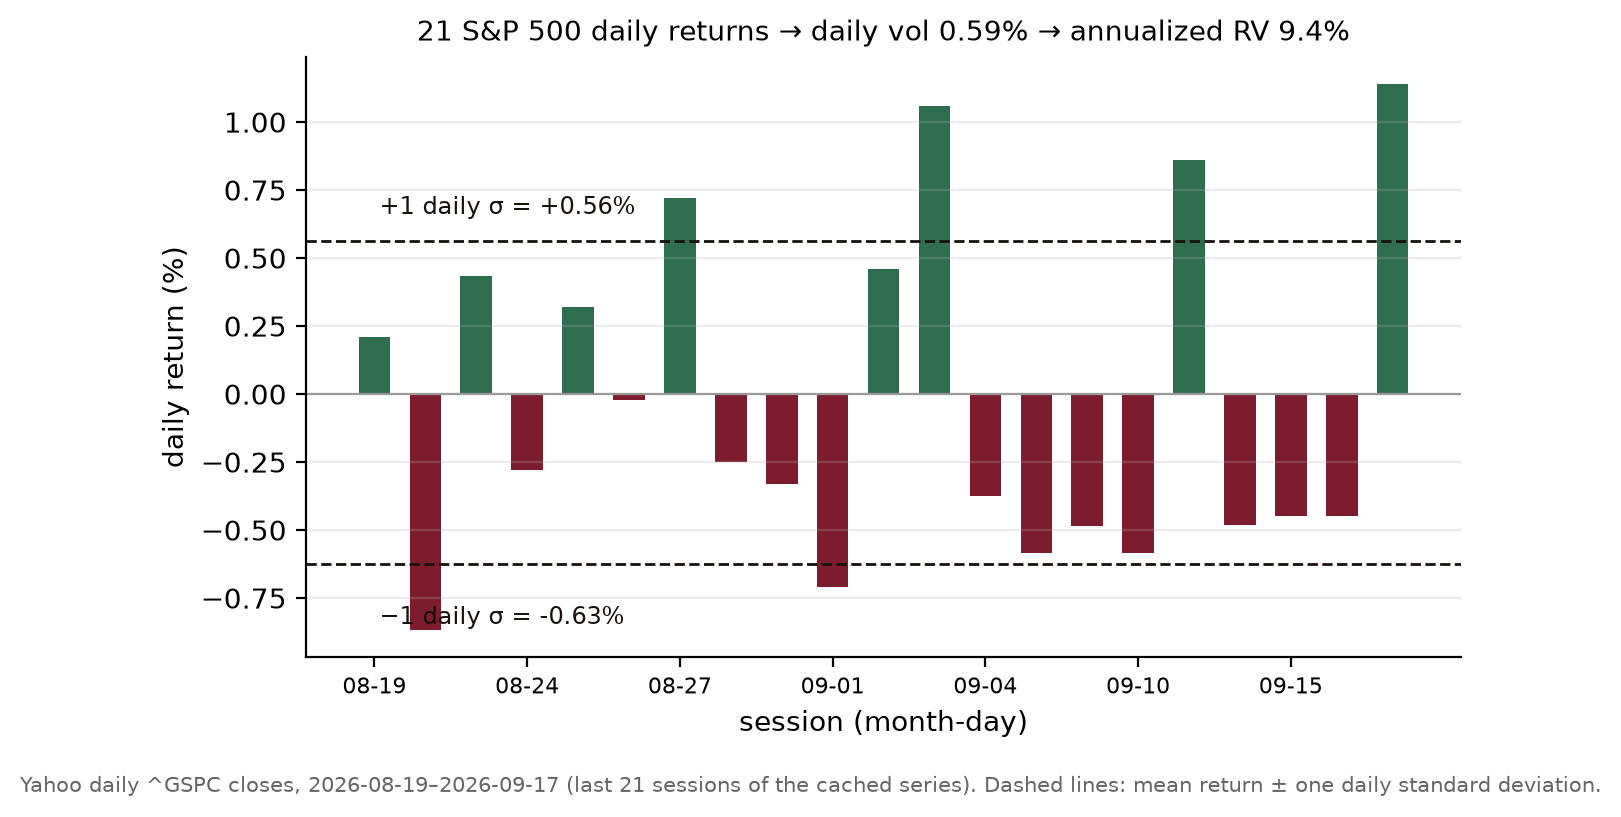

Generate this figure with Python:
"""
Figure (RV walkthrough) - close-to-close realized volatility, computed by hand
on the last ~21 S&P 500 sessions.

Free data: daily S&P 500 (^GSPC) closes from Yahoo Finance's public chart API,
cached to data/spx_daily.csv so the figure is reproducible offline and stable.
The script takes the most recent 22 closes (-> 21 daily returns, roughly one
trading month), computes each day's simple percent return, the mean return,
each day's deviation from the mean, the squared deviations, the average squared
deviation (variance), the daily volatility (its square root), and the
annualized realized volatility (x sqrt(252)). The FULL day-by-day table is
printed so the paper can reproduce it verbatim.

No estimator search, no window tuning: 21 returns (one trading month) was fixed
in advance as the standard textbook window.

Reproducible:
    python fig_rv_walkthrough.py     # numpy, matplotlib; stdlib urllib/json
"""
import os, json, csv, socket, urllib.request, datetime as dt
import numpy as np
import matplotlib
matplotlib.use("Agg")
import matplotlib.pyplot as plt

HERE = os.path.dirname(os.path.abspath(__file__))
DATA = os.path.join(HERE, "data")
os.makedirs(DATA, exist_ok=True)
CACHE = os.path.join(DATA, "spx_daily.csv")


def load_prices():
    if os.path.exists(CACHE):
        dates, close = [], []
        with open(CACHE) as f:
            for row in csv.DictReader(f):
                dates.append(row["date"]); close.append(float(row["close"]))
        return dates, np.array(close)
    socket.setdefaulttimeout(30)
    url = "https://query1.finance.yahoo.com/v8/finance/chart/%5EGSPC?range=15y&interval=1d"
    req = urllib.request.Request(url, headers={"User-Agent": "Mozilla/5.0"})
    j = json.loads(urllib.request.urlopen(req).read())
    r = j["chart"]["result"][0]
    ts, cl = r["timestamp"], r["indicators"]["quote"][0]["close"]
    dates, close = [], []
    for t, c in zip(ts, cl):
        if c is None:
            continue
        dates.append(dt.datetime.utcfromtimestamp(t).strftime("%Y-%m-%d"))
        close.append(float(c))
    with open(CACHE, "w", newline="") as f:
        w = csv.writer(f); w.writerow(["date", "close"])
        for d, c in zip(dates, close):
            w.writerow([d, f"{c:.4f}"])
    return dates, np.array(close)


dates, close = load_prices()
N = 21                                   # returns in the window (fixed in advance)
d = dates[-(N + 1):]                     # 22 closes -> 21 returns
c = close[-(N + 1):]
r = (c[1:] / c[:-1] - 1.0) * 100.0       # simple percent returns

mean = r.mean()
dev = r - mean
dev2 = dev ** 2
var = dev2.mean()                        # average squared deviation (population)
daily_vol = np.sqrt(var)                 # percent per day
ANN = np.sqrt(252.0)
ann_vol = daily_vol * ANN                # percent per year

# ---- full table for the paper ----
print("day | date | close | return_% | dev_from_mean | dev_squared")
for i in range(N):
    print(f"{i+1:2d} | {d[i+1]} | {c[i+1]:9.2f} | {r[i]:+7.3f} | {dev[i]:+7.3f} | {dev2[i]:7.4f}")
print(f"mean_return_pct={mean:+.4f}")
print(f"sum_dev2={dev2.sum():.4f}  avg_dev2(variance)={var:.4f}")
print(f"daily_vol_pct={daily_vol:.4f}  sqrt252={ANN:.4f}  annualized_RV_pct={ann_vol:.2f}")
print(f"window={d[1]}..{d[-1]}  first_close={c[0]:.2f} ({d[0]})")

# ---- figure ----
fig, ax = plt.subplots(figsize=(6.8, 3.9))
x = np.arange(N)
colors = ["#2f6d4f" if v >= 0 else "#7c1c2c" for v in r]
ax.bar(x, r, color=colors, width=0.62)
ax.axhline(0, color="#999", lw=0.8)
ax.axhline(mean + daily_vol, color="#17120e", lw=1.0, ls="--")
ax.axhline(mean - daily_vol, color="#17120e", lw=1.0, ls="--")
ax.annotate(f"+1 daily σ = {mean + daily_vol:+.2f}%", xy=(0.1, mean + daily_vol),
            xytext=(0.1, mean + daily_vol + 0.10), fontsize=8.6, color="#17120e")
ax.annotate(f"−1 daily σ = {mean - daily_vol:+.2f}%", xy=(0.1, mean - daily_vol),
            xytext=(0.1, mean - daily_vol - 0.22), fontsize=8.6, color="#17120e")
step = 3
ax.set_xticks(x[::step])
ax.set_xticklabels([d[1:][i][5:] for i in range(0, N, step)], fontsize=8)
ax.set_xlabel("session (month-day)")
ax.set_ylabel("daily return (%)")
ax.set_title(f"21 S&P 500 daily returns → daily vol {daily_vol:.2f}% → annualized RV {ann_vol:.1f}%",
             fontsize=10.2)
for s in ("top", "right"):
    ax.spines[s].set_visible(False)
ax.grid(True, axis="y", alpha=0.25)
fig.text(0.5, -0.03,
         f"Yahoo daily ^GSPC closes, {d[1]}–{d[-1]} (last {N} sessions of the cached series). "
         f"Dashed lines: mean return ± one daily standard deviation.",
         ha="center", fontsize=7.6, color="#666")
plt.tight_layout()

OUT = os.path.join(HERE, "fig_rv_walkthrough.png")
fig.savefig(OUT, dpi=200, bbox_inches="tight")
print("wrote", OUT)
